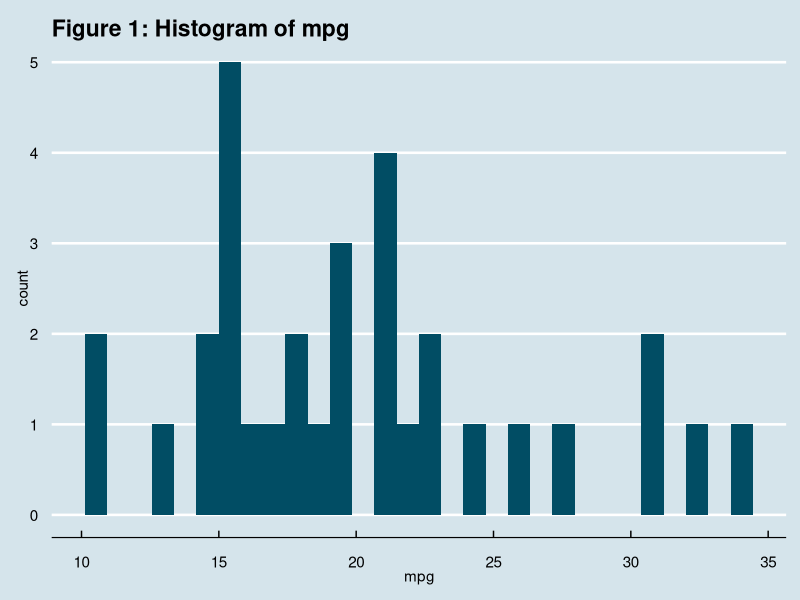
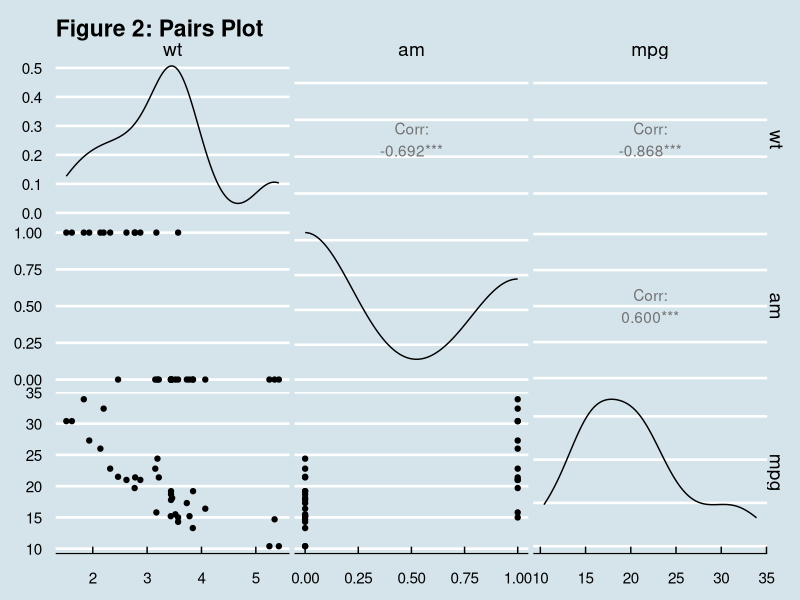
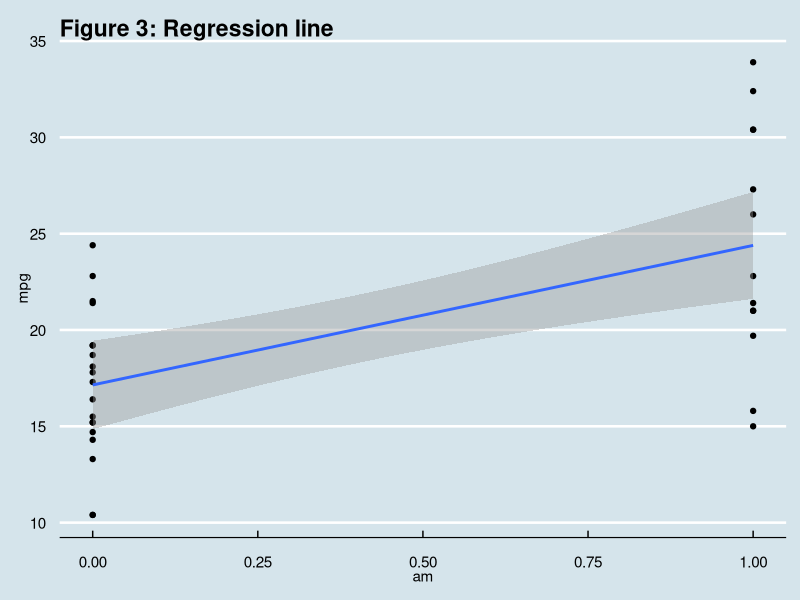
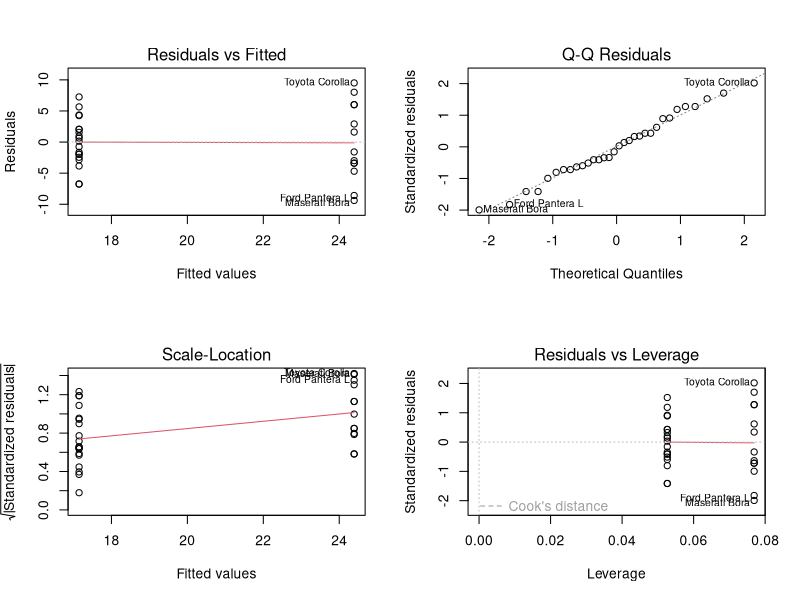

These charts were generated, in order, by the following R code:
## ---- chunk 1
knitr::opts_chunk$set(echo = TRUE)
library(ggplot2)
library(GGally)
library(ggthemes)
## ---- chunk 2
head(mtcars,3)
## ---- chunk 3
round(summary(mtcars$mpg),2)
round(summary(mtcars$am),2)
## ---- chunk 4
    fit <- lm(mpg ~as.factor(am)-1,data = mtcars)
    summary(fit)
    confint(fit)
   
   
## ---- chunk 5
    test <- t.test(mpg ~as.factor(am),data = mtcars)
    test$conf.int
    test$estimate
## ---- chunk 6
    ggplot(data = mtcars,aes(x = mpg)) + geom_histogram(fill = "#014d64") + 
    theme_economist() + labs(title = "Figure 1: Histogram of mpg")
## ---- chunk 7
    ggpairs(data = mtcars,columns = c("wt","am","mpg")) + 
    labs( title = "Figure 2: Pairs Plot") +theme_economist()
## ---- chunk 8
    ggplot(data = mtcars,aes(x = am,y = mpg)) + geom_point()+geom_smooth(method = lm) + 
    labs( title = "Figure 3: Regression line") + theme_economist()
## ---- chunk 9
    par(mfrow = c(2,2))
    plot(fit)
